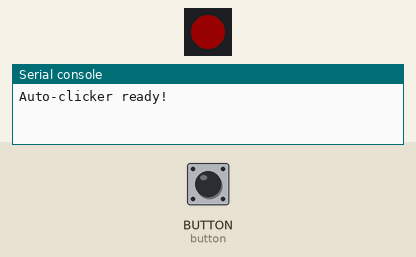
Simulated run of this program. Board: CircuitPython board. On the bench: 1 RGB LEDs in strip order, left to right, the last lines printed to the serial console. The inputs (shaded band) are chosen by the test bench; at power-on: BUTTON (button) HIGH. Dim RGB values are drawn brighter than linear; random numbers come from a fixed seed; USB keyboard and mouse output is not drawn.

Above: at 1.2 s.
1.3 s: BUTTON (button) pulled LOW for 3.2 s
At 4.2 s:
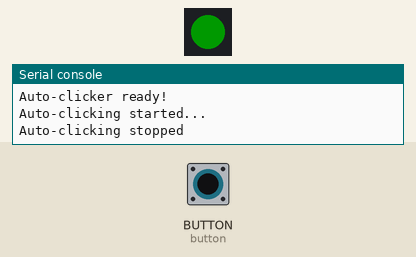
6.0 s: BUTTON (button) pulled LOW for 0.15 s
At 6.5 s:
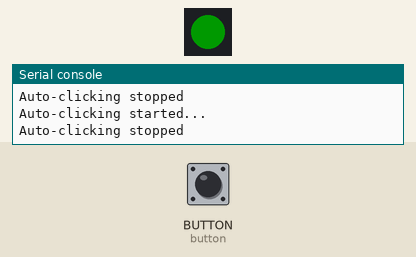
7.6 s: BUTTON (button) pulled LOW for 1 s
At 8.9 s:
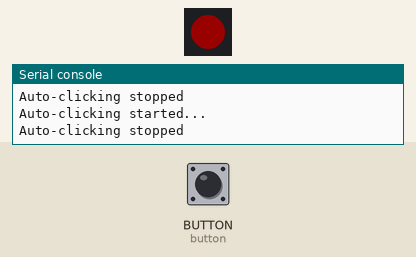
Timing chart, 0 to 10.6 s (numbered marks = the images above; inputs shaded):
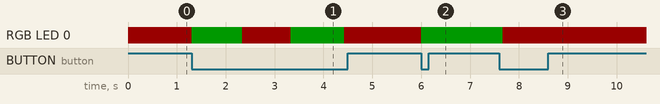

Measured:
- after the input at 1.3 s, RGB LED 0: alternates RGB(25, 0, 0) for 1.0 s and RGB(0, 25, 0) for 1.1 s, starting at once
- after the input at 6.0 s, RGB LED 0: RGB(25, 0, 0) → RGB(0, 25, 0) at once
- after the input at 7.6 s, RGB LED 0: RGB(0, 25, 0) → RGB(25, 0, 0) after 0.07 s

The program:

code.py
```python
# Press the button to enable (green LED) or disable (red LED) fast mouse-clicking mode.
# I built this so my wife could like-bomb her favorite twitch streamers
import board
import digitalio
import time
import random
import usb_hid
import neopixel
from adafruit_hid.mouse import Mouse

# Set up the button
button = digitalio.DigitalInOut(board.BUTTON)
button.direction = digitalio.Direction.INPUT
button.pull = digitalio.Pull.UP  # Button is active LOW

# Set up the NeoPixel LED
pixel = neopixel.NeoPixel(board.NEOPIXEL, 1)

# Set up the mouse
mouse = Mouse(usb_hid.devices)

# Colors
RED = (25, 0, 0)
GREEN = (0, 25, 0)
OFF = (0, 0, 0)

print("Auto-clicker ready!")

while True:
    # Main loop: Red LED, wait for button press
    pixel[0] = RED

    # Wait for button press
    while button.value:  # Button not pressed (active LOW)
        time.sleep(0.01)

    # Button pressed - turn LED green and debounce
    pixel[0] = GREEN
    time.sleep(1.0)  # 1 second debounce

    # Enter auto-click mode
    print("Auto-clicking started...")

    while True:
        # Random delay between 100-500ms
        delay = random.uniform(0.02, 0.1)
        time.sleep(delay)

        # Left mouse click
        mouse.click(Mouse.LEFT_BUTTON)

        # Check if button is pressed to exit auto-click mode
        if not button.value:  # Button pressed (active LOW)
            print("Auto-clicking stopped")
            pixel[0] = RED
            time.sleep(1.0)  # 1 second debounce
            break  # Return to main loop
```
